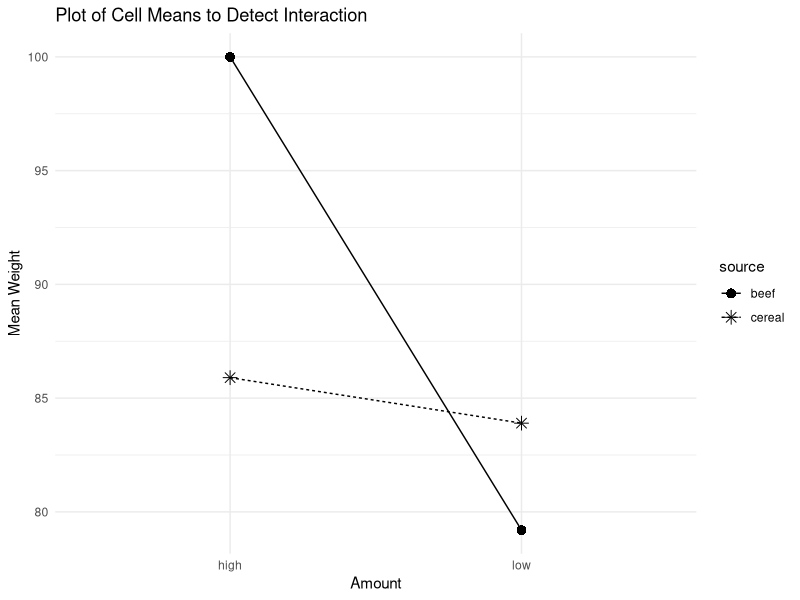

Recreate this plot in R.
## Factorial design using rat weight example
# Load required packages
library(dplyr)
library(tidyr)
library(ggplot2)

# Raw input data
rats <- data.frame(
  source = rep(c("beef", "beef", "cereal", "cereal"), each = 10),
  amount = rep(c("low", "high", "low", "high"), each = 10),
  rat = rep(1:10, times = 4),
  weight = c(
    90, 76, 90, 64, 86, 51, 72, 90, 95, 78,       
    73, 102, 118, 104, 81, 107, 100, 87, 117, 111, 
    107, 95, 97, 80, 98, 74, 74, 67, 89, 58,       
    98, 74, 56, 111, 95, 88, 82, 77, 86, 92        
  )
)

# Get means by source and amount (cell means)
cell_means <- rats %>%
  group_by(source, amount) %>%
  summarise(meanwt = mean(weight), .groups = "drop")

# Get marginal means for Source 
marginal_source <- rats %>%
  group_by(source) %>%
  summarise(meanwt = mean(weight)) %>%
  mutate(amount = "Marginal")

#Get marginal means for amount
marginal_amount <- rats %>%
  group_by(amount) %>%
  summarise(meanwt = mean(weight)) %>%
  mutate(source = "Marginal")

# Combine all for a full table
meanwt_all <- bind_rows(cell_means, marginal_source, marginal_amount)


# Interaction plot from cell means
ggplot(cell_means, aes(x = amount, y = meanwt, group = source, shape = source)) +
  geom_line(aes(linetype = source), color = "black") +
  geom_point(size = 3, color = "black") +
  scale_shape_manual(values = c(16, 8)) +  # 16 = dot, 8 = star
  labs(
    title = "Plot of Cell Means to Detect Interaction",
    x = "Amount",
    y = "Mean Weight"
  ) +
  theme_minimal()
############################################################################################################
# Install if you don't have these packages
#install.packages(c("lme4", "car", "emmeans"))

library(lme4)
library(car)
library(emmeans)

rats <- data.frame(
  source = rep(c("beef", "beef", "cereal", "cereal"), each = 10),
  amount = rep(c("low", "high", "low", "high"), each = 10),
  rat = rep(1:10, times = 4),
  weight = c(
    90, 76, 90, 64, 86, 51, 72, 90, 95, 78,        # beef low
    73, 102, 118, 104, 81, 107, 100, 87, 117, 111, # beef high
    107, 95, 97, 80, 98, 74, 74, 67, 89, 58,       # cereal low
    98, 74, 56, 111, 95, 88, 82, 77, 86, 92        # cereal high
  )
)
rats$source <- factor(rats$source)
rats$amount <- factor(rats$amount)

# Fit the fixed effects model 
model.rat <- lm(weight ~ source * amount, data = rats)
Anova(model.rat, type = "III")  

# LSMeans (EMMeans) for source
emmeans(model.rat, ~ source)

# LSMeans for amount
emmeans(model.rat, ~ amount)

# LSMeans for source * amount
emm_interact <- emmeans(model.rat, ~ source * amount)
emm_interact

# Differences of source*amount Least Squares Means
pairs(emm_interact)

# diffplot-style plot: Not recommended
#plot(pairs(emm_interact), comparisons = TRUE)

# Differences of source*amount Least Squares Means
contrast(emm_interact, method = list("source x amount" = c(1, -1, -1, 1)), adjust = "none")
emmeans(model.rat, ~ amount | source) %>%
  pairs()
emmeans(model.rat, ~ source | amount) %>%
  pairs()

# Estimate: LSMean beef
contrast(emm_interact, method = list("LSMean beef" = c(0.5, 0.5, 0, 0)), adjust = "none")

# Estimate: LSMean cereal
contrast(emm_interact, method = list("LSMean cereal" = c(0, 0, 0.5, 0.5)), adjust = "none")

# Estimate: LSMean high
contrast(emm_interact, method = list("LSMean high" = c(0, 0.5, 0, 0.5)), adjust = "none")

# Estimate: LSMean low
contrast(emm_interact, method = list("LSMean low" = c(0.5, 0, 0.5, 0)), adjust = "none")

# Estimate: Effect of source in high (beef_high - cereal_high)
contrast(emm_interact, method = list("source in high" = c(0, 1, 0, -1)), adjust = "none")

# Estimate: Effect of source in low (beef_low - cereal_low)
contrast(emm_interact, method = list("source in low" = c(1, 0, -1, 0)), adjust = "none")

# Estimate: Effect of amount in beef (beef_high - beef_low)
contrast(emm_interact, method = list("amount in beef" = c(-1, 1, 0, 0)), adjust = "none")

# Estimate: Effect of amount in cereal (cereal_high - cereal_low)
contrast(emm_interact, method = list("amount in cereal" = c(0, 0, -1, 1)), adjust = "none")

# Estimate: Interaction contrast (beef_high - beef_low - cereal_high + cereal_low)
contrast(emm_interact, method = list("interaction" = c(-1, 1, 1, -1)), adjust = "none")
